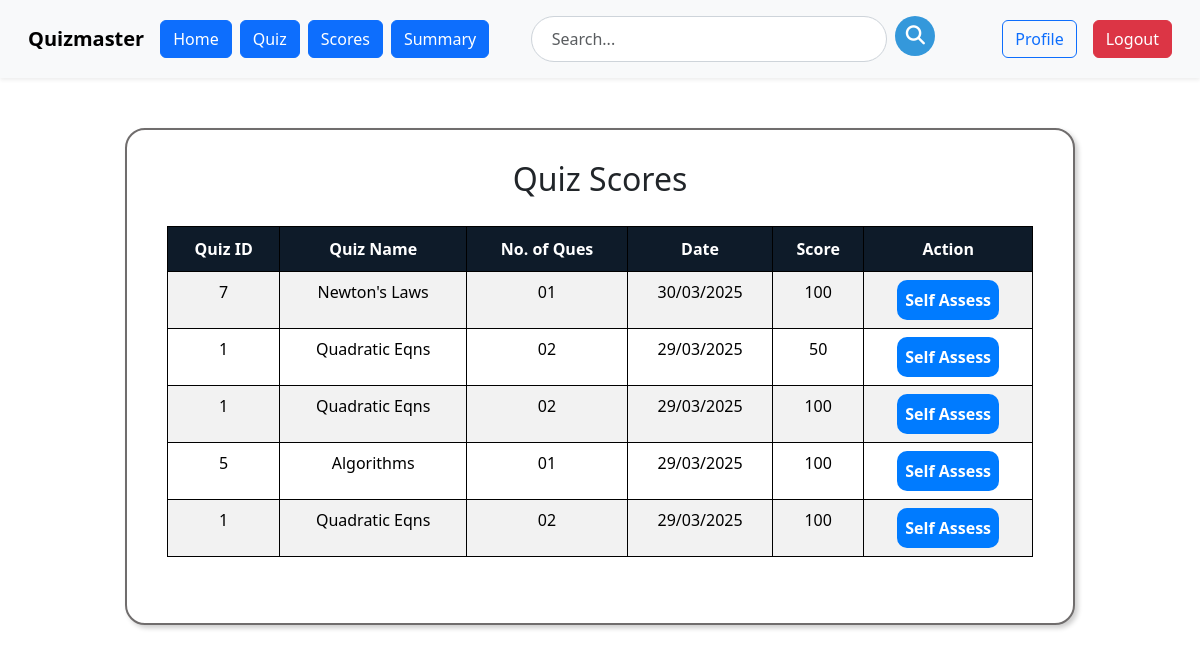
Page /user/scores (signed in) on the committed database.
### models.py (models this page shows)
class Scores(db.Model):
    id=db.Column(db.Integer, primary_key=True)
    time_stamp_of_attempt=db.Column(db.DateTime, nullable=False)
    score=db.Column(db.Integer, nullable=False)
    submitted_answers = db.Column(db.JSON, nullable=True)
    quiz_id=db.Column(db.Integer, db.ForeignKey('quiz.id'), nullable=False)
    user_id=db.Column(db.Integer, db.ForeignKey('user.id'), nullable=False)

class Quiz(db.Model):
    id=db.Column(db.Integer, primary_key=True)
    name = db.Column(db.String(100), nullable=False)
    description=db.Column(db.String(256), nullable=True)
    start_date=db.Column(db.Date, nullable=True)
    end_date=db.Column(db.Date, nullable=True)
    time_duration=db.Column(db.Time, nullable=True)
    remarks=db.Column(db.String(256), nullable=True)
    no_of_questions=db.Column(db.Integer, nullable=True)
    is_active=db.Column(db.Boolean, nullable=False, default=False)
    questions = db.relationship('Questions', backref='quiz', lazy=True)
    total_attempted=db.Column(db.Integer, nullable=False, default=0)
    scores = db.relationship('Scores', backref='quiz', lazy=True)
    subject_id=db.Column(db.Integer, db.ForeignKey('subject.id'), nullable=False)
    chapter_id= db.Column(db.Integer, db.ForeignKey('chapter.id'),nullable=False)

### routes.py (the view)
@app.route('/user/scores')
@auth_required
def scores():
    scores = Scores.query.filter_by(user_id=session.get('user_id')).order_by(Scores.time_stamp_of_attempt.desc()).all()
    return render_template('user/scores.html' ,scores=scores)

### routes.py (called while the page is built)
def auth_required(f):
    @wraps(f)
    def inner(*args, **kwargs):
        if 'user_id' not in session:
            flash('please login to continue')
            return redirect(url_for('login'))
        return f(*args, **kwargs)
    return inner

### templates/user/scores.html (shortened to what this page needs)
{% extends 'user/user_layout.html' %}
{% block content %}
<head>
    <link href="https://cdn.jsdelivr.net/npm/bootstrap@5.3.2/dist/css/bootstrap.min.css" rel="stylesheet">
</head>
<div class="score-container">
    <h2 class="text-center">Quiz Scores</h2>
    <div class="score-table">
        <table class="table table-bordered table-striped">
            <thead>
                <tr class="table-header">
                    <th>Quiz ID</th>
                    <th>Quiz Name</th>
                    <th>No. of Ques</th>
                    <th>Date</th>
                    <th>Score</th>
                    <th>Action</th>
                </tr>
            </thead>
            <tbody>
                {% for score in scores %}
                <tr>
                    <td>{{ score.quiz.id }}</td>
                    <td>{{ score.quiz.name }}</td>
                    <td>{{ "%02d"|format(score.quiz.no_of_questions) }}</td>
                    <td>{{ score.time_stamp_of_attempt.strftime('%d/%m/%Y') }}</td>
                    <td>{{ (score.score)|round(2) }}</td>
                    <td>
                        <a href="{{ url_for('self_assess', score_id=score.id) }}" class="self-assess-btn">Self Assess</a>
                    </td>
                </tr>
                {% endfor %}
            </tbody>
        </table>
    </div>
</div>
{% endblock %}

### templates/user/scores.html (style rules this page uses)
.score-container { max-width: 950px; max-height: 800px; margin: 40px auto; margin-top: 50px; background: #ffffff; padding: 30px; border-radius: 20px; border: 2px solid rgb(112, 109, 109); box-shadow: 3px 3px 5px rgba(0, 0, 0, 0.2); text-align: center; }
.score-table { max-height: 400px; overflow-y: auto; border-radius: 8px; padding:10px; }
.table { width: 100%; border-collapse: collapse; background: white; padding: 10px; border-radius: 8px; padding-bottom: 30px; }
.table th { background-color: #0e1b29; color: white; padding: 10px; font-weight: bold; text-align: center; border: 1px solid black; }
.table td { border: 1px solid black; padding: 8px; text-align: center; font-size: 16px; }
tr:nth-child(even) { background-color: #f2f2f2; }
.self-assess-btn { background-color: #007bff; color: white; text-decoration: none; padding: 8px 8px; border-radius: 10px; display: inline-block; border: none; font-size: 16px; font-weight: bold; transition: all 0.3s ease; }
.text-center { text-align: center; padding-bottom: 10px; }

### rows in the picture
Scores: quiz.id "7", quiz.name "Newton's Laws", time_stamp_of_attempt "30/03/2025", score "100"
Quiz: quiz.no_of_questions "01"
Scores: quiz.id "1", quiz.name "Quadratic Eqns", time_stamp_of_attempt "29/03/2025", score "50"
Quiz: quiz.no_of_questions "02"
Scores: quiz.id "1", quiz.name "Quadratic Eqns", time_stamp_of_attempt "29/03/2025", score "100"
Scores: quiz.id "5", quiz.name "Algorithms", time_stamp_of_attempt "29/03/2025", score "100"
Quiz: quiz.no_of_questions "01"
Scores: quiz.id "1", quiz.name "Quadratic Eqns", time_stamp_of_attempt "29/03/2025", score "100"
